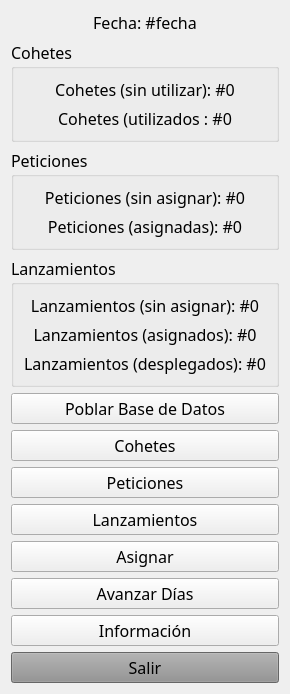
<?xml version="1.0" encoding="UTF-8"?>
<ui version="4.0">
 <class>Form</class>
 <widget class="QWidget" name="Form">
  <property name="windowModality">
   <enum>Qt::ApplicationModal</enum>
  </property>
  <property name="geometry">
   <rect>
    <x>0</x>
    <y>0</y>
    <width>290</width>
    <height>631</height>
   </rect>
  </property>
  <property name="font">
   <font>
    <family>Century Gothic</family>
    <pointsize>12</pointsize>
   </font>
  </property>
  <property name="mouseTracking">
   <bool>true</bool>
  </property>
  <property name="focusPolicy">
   <enum>Qt::StrongFocus</enum>
  </property>
  <property name="contextMenuPolicy">
   <enum>Qt::NoContextMenu</enum>
  </property>
  <property name="acceptDrops">
   <bool>true</bool>
  </property>
  <property name="windowTitle">
   <string>ProjectGamma - Menú</string>
  </property>
  <layout class="QVBoxLayout" name="verticalLayout">
   <item>
    <widget class="QLabel" name="dateField">
     <property name="text">
      <string>Fecha: #fecha</string>
     </property>
     <property name="alignment">
      <set>Qt::AlignCenter</set>
     </property>
    </widget>
   </item>
   <item>
    <widget class="QGroupBox" name="groupBox">
     <property name="title">
      <string>Cohetes</string>
     </property>
     <layout class="QVBoxLayout" name="verticalLayout_4">
      <item>
       <widget class="QLabel" name="rocketsUnusedLabel">
        <property name="layoutDirection">
         <enum>Qt::LeftToRight</enum>
        </property>
        <property name="text">
         <string>Cohetes (sin utilizar): #0</string>
        </property>
        <property name="alignment">
         <set>Qt::AlignCenter</set>
        </property>
       </widget>
      </item>
      <item>
       <widget class="QLabel" name="rocketsUsedLabel">
        <property name="layoutDirection">
         <enum>Qt::LeftToRight</enum>
        </property>
        <property name="text">
         <string>Cohetes (utilizados : #0</string>
        </property>
        <property name="alignment">
         <set>Qt::AlignCenter</set>
        </property>
       </widget>
      </item>
     </layout>
    </widget>
   </item>
   <item>
    <widget class="QGroupBox" name="groupBox_2">
     <property name="title">
      <string>Peticiones</string>
     </property>
     <layout class="QVBoxLayout" name="verticalLayout_2">
      <item>
       <widget class="QLabel" name="petitionsUnassignedLabel">
        <property name="text">
         <string>Peticiones (sin asignar): #0</string>
        </property>
        <property name="alignment">
         <set>Qt::AlignCenter</set>
        </property>
       </widget>
      </item>
      <item>
       <widget class="QLabel" name="petitionsAssignedLabel">
        <property name="text">
         <string>Peticiones (asignadas): #0</string>
        </property>
        <property name="alignment">
         <set>Qt::AlignCenter</set>
        </property>
       </widget>
      </item>
     </layout>
    </widget>
   </item>
   <item>
    <widget class="QGroupBox" name="groupBox_3">
     <property name="title">
      <string>Lanzamientos</string>
     </property>
     <layout class="QVBoxLayout" name="verticalLayout_3">
      <item>
       <widget class="QLabel" name="launchesUnassignedLabel">
        <property name="acceptDrops">
         <bool>true</bool>
        </property>
        <property name="text">
         <string>Lanzamientos (sin asignar): #0</string>
        </property>
        <property name="alignment">
         <set>Qt::AlignCenter</set>
        </property>
       </widget>
      </item>
      <item>
       <widget class="QLabel" name="launchesAssignedLabel">
        <property name="acceptDrops">
         <bool>true</bool>
        </property>
        <property name="text">
         <string>Lanzamientos (asignados): #0</string>
        </property>
        <property name="alignment">
         <set>Qt::AlignCenter</set>
        </property>
       </widget>
      </item>
      <item>
       <widget class="QLabel" name="launchesDeployedLabel">
        <property name="acceptDrops">
         <bool>true</bool>
        </property>
        <property name="text">
         <string>Lanzamientos (desplegados): #0</string>
        </property>
        <property name="alignment">
         <set>Qt::AlignCenter</set>
        </property>
       </widget>
      </item>
     </layout>
    </widget>
   </item>
   <item>
    <widget class="QPushButton" name="populateButton">
     <property name="text">
      <string>Poblar Base de Datos</string>
     </property>
    </widget>
   </item>
   <item>
    <widget class="QPushButton" name="rocketsButon">
     <property name="font">
      <font>
       <family>Century Gothic</family>
       <pointsize>12</pointsize>
      </font>
     </property>
     <property name="text">
      <string>Cohetes</string>
     </property>
    </widget>
   </item>
   <item>
    <widget class="QPushButton" name="petitionsButton">
     <property name="font">
      <font>
       <family>Century Gothic</family>
       <pointsize>12</pointsize>
      </font>
     </property>
     <property name="text">
      <string>Peticiones</string>
     </property>
    </widget>
   </item>
   <item>
    <widget class="QPushButton" name="launchesButton">
     <property name="font">
      <font>
       <family>Century Gothic</family>
       <pointsize>12</pointsize>
      </font>
     </property>
     <property name="text">
      <string>Lanzamientos</string>
     </property>
    </widget>
   </item>
   <item>
    <widget class="QPushButton" name="assignButton">
     <property name="font">
      <font>
       <family>Century Gothic</family>
       <pointsize>12</pointsize>
      </font>
     </property>
     <property name="text">
      <string>Asignar</string>
     </property>
    </widget>
   </item>
   <item>
    <widget class="QPushButton" name="daysButton">
     <property name="font">
      <font>
       <family>Century Gothic</family>
       <pointsize>12</pointsize>
      </font>
     </property>
     <property name="text">
      <string>Avanzar Días</string>
     </property>
    </widget>
   </item>
   <item>
    <widget class="QPushButton" name="infoButton">
     <property name="font">
      <font>
       <family>Century Gothic</family>
       <pointsize>12</pointsize>
      </font>
     </property>
     <property name="text">
      <string>Información</string>
     </property>
    </widget>
   </item>
   <item>
    <widget class="QPushButton" name="closeButton">
     <property name="font">
      <font>
       <family>Century Gothic</family>
       <pointsize>12</pointsize>
      </font>
     </property>
     <property name="autoFillBackground">
      <bool>false</bool>
     </property>
     <property name="styleSheet">
      <string notr="true">background-color: #8f8f8f</string>
     </property>
     <property name="text">
      <string>Salir</string>
     </property>
    </widget>
   </item>
  </layout>
 </widget>
 <resources/>
 <connections/>
</ui>
